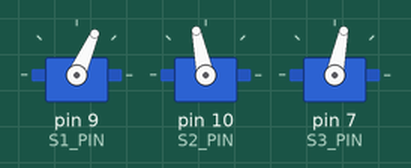
Simulated run of this sketch. Board: Arduino Uno, built with avr-gcc and run on an emulated ATmega328P. Parts: 3 × servo.

Above: at 1.05 s.
At 1.7 s:
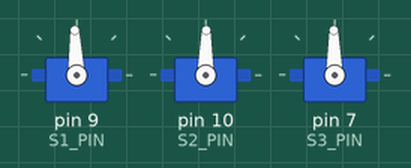
At 2.1 s:
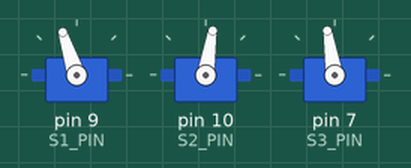
At 3.2 s:
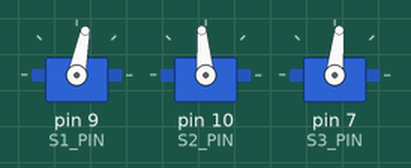
Timing chart, 0 to 6.9 s (numbered marks = the images above):
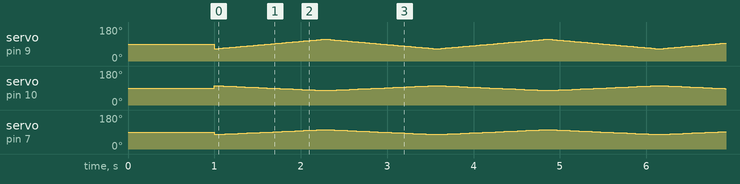

The sketch:

test_servo.ino
```cpp
#include <Servo.h>

Servo s1;
Servo s2;
Servo s3;

const int S1_PIN = 9;
const int S2_PIN = 10;
const int S3_PIN = 7;

int s1_neutral = 90;
int s2_neutral = 90;
int s3_neutral = 90;


void setup() {
  s1.attach(S1_PIN);
  s2.attach(S2_PIN);
  s3.attach(S3_PIN);

  //Neutral positions
  s1.write(s1_neutral);
  s2.write(s2_neutral);
  s3.write(s3_neutral);

  delay(1000);
}

void loop() {
  fishWave();
}

void fishWave () {

  int amp = 25; //how far fish bends
  int speedDelay = 25; //speed

  //forward motion (sweep motion)
for (int i= -amp; i <= amp; i++) {
    s1.write(s1_neutral + i); //main tail
    s2.write(s2_neutral - i * 0.5); //stabilisation servo
    s3.write(s2_neutral + i * 0.5); //stabilisation servo

    delay(speedDelay);

  }

//reverse motion (reverse sweep motion)
  for (int i= amp; i >= -amp; i--) {
    s1.write(s1_neutral + i); //main tail
    s2.write(s2_neutral - i * 0.5); //stabilisation servo
    s3.write(s2_neutral + i * 0.5); //stabilisation servo

    delay(speedDelay);

  }

}
```
